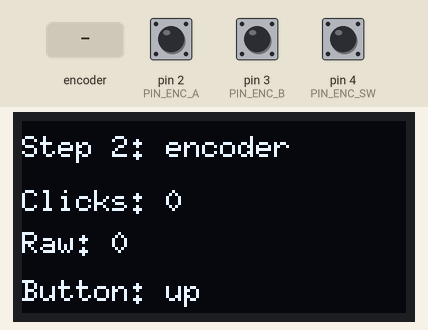
Bench run of a sketch on a simulated Arduino Uno, built with avr-gcc and run on an emulated ATmega328P. Shown: 128×64 one-colour display. Inputs (shaded band) come from the test bench; at power-on: pin 4 (PIN_ENC_SW) HIGH, pin 2 (PIN_ENC_A) HIGH, pin 3 (PIN_ENC_B) HIGH. What the sketch prints to the serial monitor is not drawn.

Above: at 1.6 s.
1.7 s: pin 4 (PIN_ENC_SW) pulled LOW for 0.5 s
At 2.63 s:
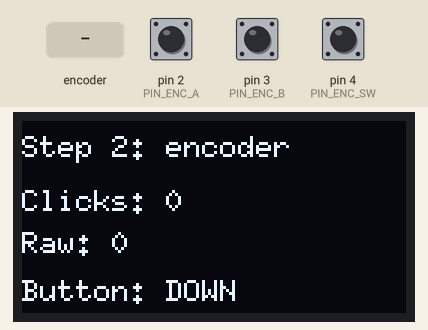
4.3 s: rotary encoder on pin 2 (PIN_ENC_A) / pin 3 (PIN_ENC_B) turned 1 step (first pin leading)
At 5.9 s:
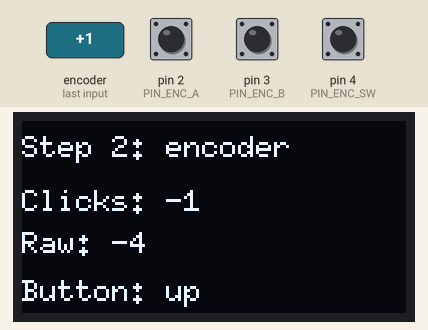
6.3 s: pin 4 (PIN_ENC_SW) pulled LOW for 1 s
At 7.4 s:
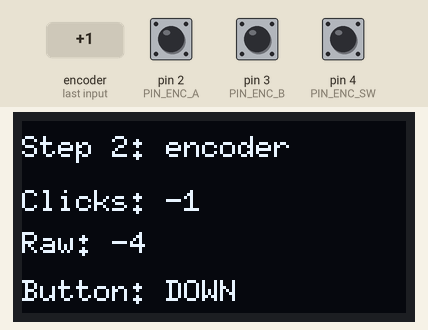
9.6 s: rotary encoder on pin 2 (PIN_ENC_A) / pin 3 (PIN_ENC_B) turned 1 step (first pin leading)
At 10.8 s:
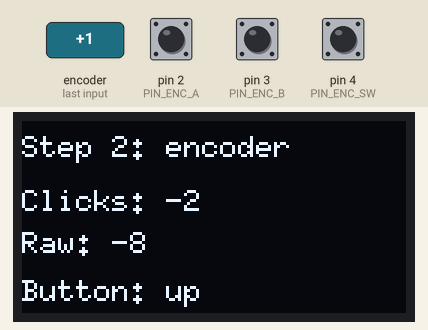
Timing chart, 0 to 12.6 s (numbered marks = the images above; inputs shaded):
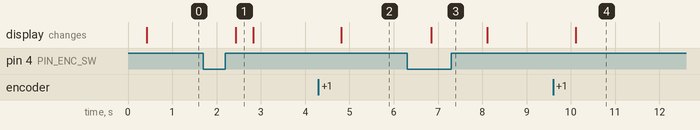

Measured:
- after the input at 1.7 s, the display: changes after 0.74 s (image 1)
- after the input at 4.3 s, the display: changes after 0.52 s (image 2)
- after the input at 6.3 s, the display: changes after 0.55 s (image 3)
- after the input at 9.6 s, the display: changes after 0.51 s (image 4)

The sketch:

step2_encoder.ino
```cpp
/*
  Step 2: OLED + encoder
  Wiring (new): Encoder A->D2, C->GND, B->D3, switch->D4 and GND
  Board: Arduino Uno   Serial Monitor: 115200 baud
*/
#include <Wire.h>
#include <U8g2lib.h>

U8G2_SSD1306_128X64_NONAME_1_HW_I2C oled(U8G2_R0, U8X8_PIN_NONE);

const uint8_t PIN_ENC_A  = 2;
const uint8_t PIN_ENC_B  = 3;
const uint8_t PIN_ENC_SW = 4;

// Quadrature decoder: every valid A/B change adds +1 or -1, bounce cancels out
volatile int16_t encRaw = 0;
volatile uint8_t encPrev = 0;
const int8_t QEM[16] = {0,-1, 1, 0,  1, 0, 0,-1,  -1, 0, 0, 1,  0, 1,-1, 0};

void encISR() {
  uint8_t s = (PIND >> 2) & 0x03;   // bit0 = A (D2), bit1 = B (D3)
  encRaw += QEM[(encPrev << 2) | s];
  encPrev = s;
}

void setup() {
  Serial.begin(115200);
  pinMode(PIN_ENC_A, INPUT_PULLUP);
  pinMode(PIN_ENC_B, INPUT_PULLUP);
  pinMode(PIN_ENC_SW, INPUT_PULLUP);
  encPrev = (PIND >> 2) & 0x03;
  attachInterrupt(digitalPinToInterrupt(PIN_ENC_A), encISR, CHANGE);
  attachInterrupt(digitalPinToInterrupt(PIN_ENC_B), encISR, CHANGE);
  oled.begin();
  Serial.println(F("Step 2: turn the knob, press it"));
}

void loop() {
  noInterrupts(); int16_t raw = encRaw; interrupts();
  int16_t clicks = raw / 4;
  bool pressed = digitalRead(PIN_ENC_SW) == LOW;

  static int16_t lastRaw = 0;
  static bool lastPressed = false;
  if (raw != lastRaw || pressed != lastPressed) {
    Serial.print(F("raw ")); Serial.print(raw);
    Serial.print(F("  clicks ")); Serial.print(clicks);
    Serial.print(F("  button ")); Serial.println(pressed ? F("DOWN") : F("up"));
    lastRaw = raw; lastPressed = pressed;
  }

  char l1[20], l2[20];
  snprintf(l1, sizeof(l1), "Clicks: %d", clicks);
  snprintf(l2, sizeof(l2), "Raw: %d", raw);
  oled.firstPage();
  do {
    oled.setFont(u8g2_font_6x10_tf);
    oled.drawStr(0, 12, "Step 2: encoder");
    oled.drawStr(0, 30, l1);
    oled.drawStr(0, 44, l2);
    oled.drawStr(0, 60, pressed ? "Button: DOWN" : "Button: up");
  } while (oled.nextPage());
}
```
